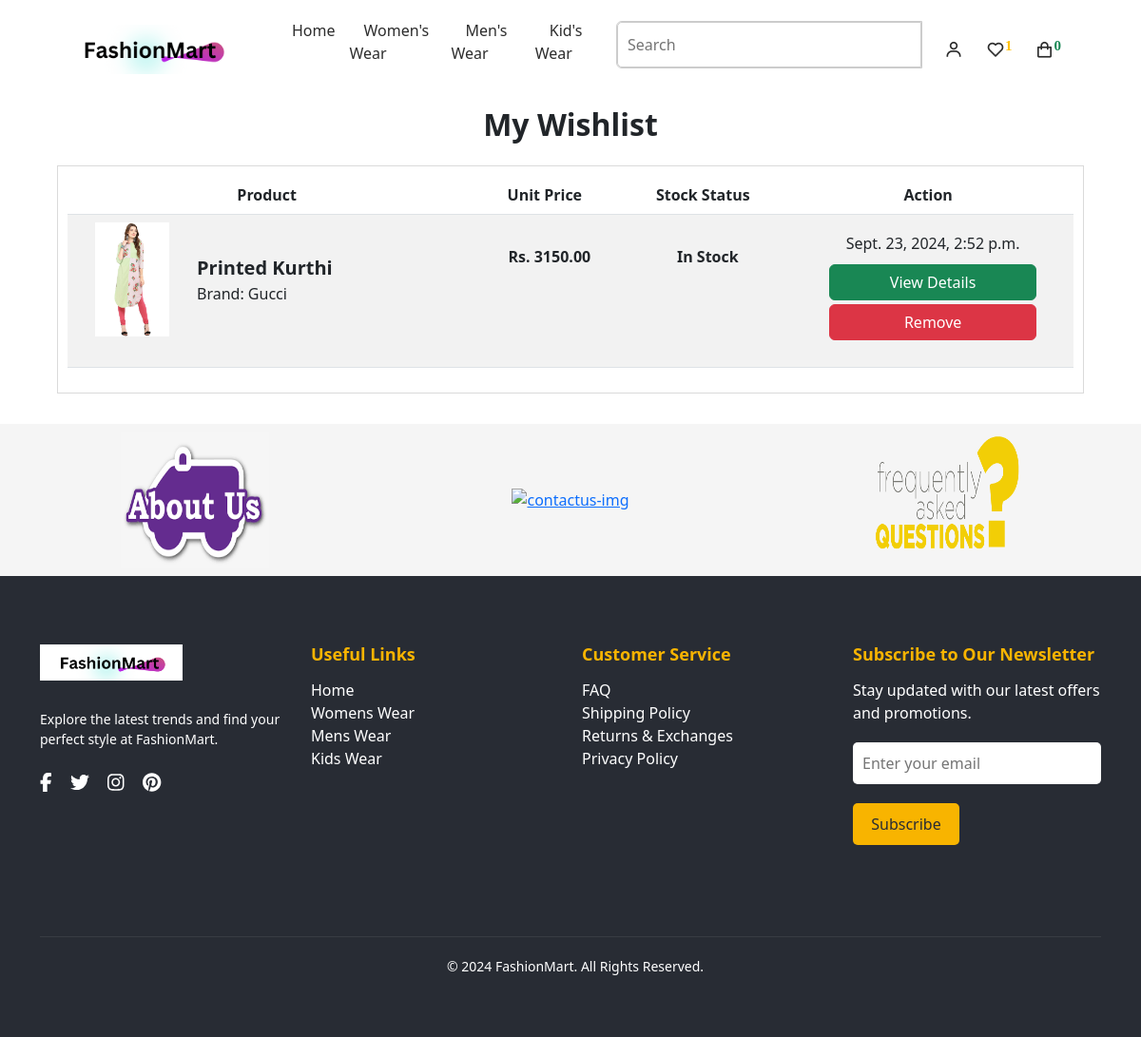
Screenshot of /wishlist-details/ (signed in) with the database file from the repository.
### myeSite/models.py (models this page shows, shortened)
class Wishlist(models.Model):
    user = models.ForeignKey(User, on_delete=models.CASCADE)
    product = models.ForeignKey(Product, on_delete=models.CASCADE)
    added_date = models.DateTimeField(default=timezone.now)

class Product(models.Model):
    name = models.CharField(max_length=255)
    code = models.CharField(max_length=8, default='361SVT', blank=True, null=True)
    description = models.TextField()
    stock_status = models.CharField(max_length=50, default='In Stock')
    old_price = models.DecimalField(max_digits=10, decimal_places=2, default=500,  null=True, blank=True)
    new_price = models.DecimalField(max_digits=10, decimal_places=2, default=400, null=False, blank=False)
    discount_price = models.DecimalField(max_digits=10, decimal_places=2, default=100,  null=True, blank=True)
    brand = models.ForeignKey(Brand, on_delete=models.CASCADE)
    category = models.ForeignKey(Category, on_delete=models.CASCADE)
    subcategory = models.ForeignKey(Subcategory, on_delete=models.CASCADE)
    image = models.ImageField(upload_to='product_images/')
    sizes = models.ManyToManyField(Size)
    isnew = models.BooleanField(default=False)
    search_keywords = models.CharField(max_length=100, blank=True, null=True, default="search_keyword_here")

class Brand(models.Model):
    name = models.CharField(max_length=255)

### myeSite/views.py (the view)
# urls.py: path('wishlist-details/', views.wishlistDetail, name='wishlistdetail'),
def wishlistDetail(request):
    user = request.user
    wishlisted_items = Wishlist.objects.filter(user=user)
    return render(request, 'myeSite/cart_and_wishlist/wishlist.html', {'wishlisted_items':wishlisted_items})

### myeSite/context_processors.py (called while the page is built)
def categories_processor(request):
    categories = Category.objects.all().prefetch_related('subcategories')
    return {'categories': categories}

def wishlist_item_count(request):
    if request.user.is_authenticated:
        wishlist_item_count = Wishlist.objects.filter(user=request.user).count()
    else:
        wishlist_item_count = 0
    return {'wishlist_item_count': wishlist_item_count}

### myeSite/templates/myeSite/cart_and_wishlist/wishlist.html (shortened to what this page needs)
{% extends "main.html" %}
{% load static %}
{% block wishlist %}
    <div class="wishlist-container">
        <h2 class="fs-2 text-center fw-bold mb-4">My Wishlist</h2>
        {% if wishlisted_items %}
        <div class="wishlist-detail">
            <table class="table table-striped text-center">
                <thead>
                    <tr>
                        <th>Product</th>
                        <th>Unit Price</th>
                        <th>Stock Status</th>
                        <th>Action</th>
                    </tr>
                </thead>
                <tbody>
                    {% for wishlistitem in wishlisted_items %}
                        <tr>
                            <td>
                                <div class="product_image d-flex align-items-center">
                                    <img src="{{wishlistitem.product.image.url}}" alt="" class="ms-0 me-2">
                                    <div class="image_info">
                                        <p class="mb-0 m-0 fs-5 fw-semibold text-start">{{wishlistitem.product.name}}</p>
                                        <p class="mb-0 m-0 fw-light text-start">Brand: {{wishlistitem.product.brand.name}}</p>
                                    </div>
                                </div>
                            </td>
                            <td>
                                <div class="product_price">
                                    <p class="mb-0 mt-4 fw-bold">Rs. {{wishlistitem.product.new_price}}</p>
                                </div>
                            </td>
                            <td>
                                <div class="product_price">
                                    <p class="mb-0 mt-4 fw-bold">{{wishlistitem.product.stock_status}}</p>
                                </div>
                            </td>
                            <td>
                                    <p class="mb-0">{{wishlistitem.added_date}}</p>
                                    <button type="submit" class="btn btn-success w-75 mb-1 wishlistLinkButton"><a href="{% url 'itemsDetail' wishlistitem.product.id %}">View Details</a></button>
                                <form method="post" action="{% url 'remove_from_wishlist' %}">
                                    <button type="submit" class="btn btn-danger w-75 mt-0">Remove</button>
                                </form>
                            </td>
                        </tr>
                    {% endfor %}
                </tbody>
            </table>
        </div>
        {% else %}
            <p class="fs-4 fw-bold text-danger text-center mb-5">Your wishlist is empty.</p>
            <p>Explore our collection and add items to your wishlist.</p>
            <button class='w-25 bg bg-secondary'><a href="{% url 'index' %}" id="browseProduct" class="text-light fw-bold">Browse Products</a></button>
        {% endif %}
    </div>
{% endblock %}

### myeSite/static/myeSite/css/style.css (style rules this page uses)
* { margin: 0; padding: 0; box-sizing: border-box; scroll-behavior: smooth; }
html, body { height: 100%; width: 100%; }
.right-infoPart h5, span, p, button { margin-left: 10px; margin-top: 10px; margin-bottom: 1.2rem; }
button { width: 7rem; padding: 10px; border: none; border-radius: 5px; }
.product_image img { height: 120px; width: 120px; object-fit: contain; margin-left: -20px; }
.wishlist-container { height: auto; width: 90%; margin-left: 5%; margin-top: 7rem; margin-bottom: 2rem; }
.wishlist-detail { border: 1px solid #dadada; height: auto; padding: 10px; }
.wishlistLinkButton a { text-decoration: none; color: #fff; }

### rows the page displays
Wishlist: product.image (picture), product.name "Printed Kurthi", product.brand.name "Gucci", product.new_price "3150.00", product.stock_status "In Stock", added_date "Sept. 23, 2024, 2:52 p.m."

### other values shown
{{ wishlist_item_count }} "1"
{{ request.cart_items|length }} "0"
